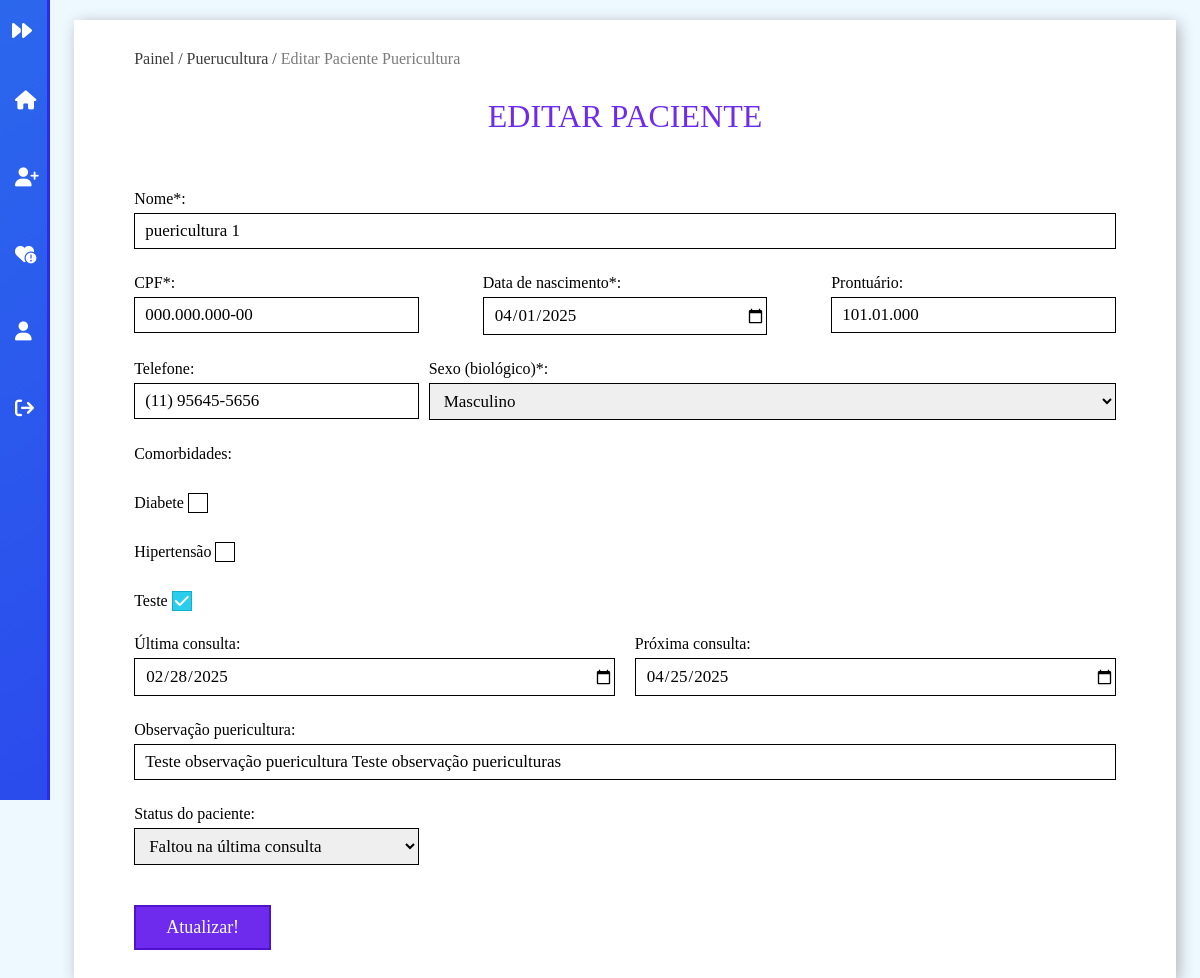
The app's page /editar_puericultura?id=3 (signed in) with its own data.
### tables this page shows
CREATE TABLE `paciente` (
  `id` int(11) NOT NULL,
  `agente_id` int(11) DEFAULT NULL,
  `nome` varchar(255) NOT NULL,
  `prontuario` varchar(10) NOT NULL,
  `cpf` varchar(14) NOT NULL,
  `nascimento` date NOT NULL,
  `telefone` varchar(20) DEFAULT NULL,
  `sexo` varchar(9) NOT NULL,
  `comorbidade` text DEFAULT NULL,
  `legenda_id` int(11) DEFAULT NULL,
  `vacina_dengue` tinyint(1) DEFAULT 0,
  `vacina_febre_amarela` tinyint(1) DEFAULT 0,
  `insulina` tinyint(1) DEFAULT 0,
  `gestante` tinyint(1) DEFAULT 0,
  `conduta` varchar(255) DEFAULT NULL,
  `ppn` date DEFAULT NULL,
  `observacao` text DEFAULT NULL,
  `ativo` tinyint(1) DEFAULT 1
);

CREATE TABLE `comorbidade` (
  `id` int(11) NOT NULL,
  `comorbidade` varchar(255) NOT NULL,
  `ativo` tinyint(1) DEFAULT 1
);

CREATE TABLE `consulta` (
  `id` int(11) NOT NULL,
  `paciente_id` int(11) DEFAULT NULL,
  `ult_consulta` date NOT NULL,
  `prox_consulta` date NOT NULL,
  `ativo` tinyint(1) DEFAULT 1
);

CREATE TABLE `legenda` (
  `id` int(11) NOT NULL,
  `descricao` varchar(255) NOT NULL,
  `ativo` tinyint(1) NOT NULL
);

### Classes/Views/MainView.php (called while the page is built, shortened)
<?php
	class MainView{
		public static function render($filename){
			include('pages/'.$filename.'.php');
		}
	}
?>

### Classes/Controllers/Editar_puericulturaController.php (called while the page is built, shortened)
<?php
	class Editar_puericulturaController{
		function index(){
			\Classes\Models\PainelModel::checkLogin('editar-puericultura');
		}
	}
?>

### Classes/Application.php (called while the page is built, shortened)
<?php
	class Application{
		private $controller;
		private function setApp(){
			$url = explode('/',@$_GET['url']);
			if($url[0] == '')
				$carregarNome= 'Painel';
			else
				$carregarNome= ucfirst(strtolower($url[0]));
			$carregarNome.='Controller';
			if (file_exists('Classes/Controllers/'.$carregarNome.'.php')) {
				$this->controller = new $carregarClasse();
			}else{
				include('Views/pages/404.php');
				die();
			}
		}
		public function run(){
	        $this->controller->index();
	    }
	}
?>

### index.php (called while the page is built, shortened)
<?php
	$app = new \Classes\Application();
	$app->run();
?>

### Classes/MySql.php (called while the page is built, shortened)
<?php
	class MySql{
		private static $pdo;
		public static function conectar(){
			if(self::$pdo == null){
				try{
					self::$pdo = new \PDO('mysql:host='.HOST.';dbname='.DATABASE,USUARIO,SENHA,array(\PDO::MYSQL_ATTR_INIT_COMMAND => "SET NAMES utf8"));
					self::$pdo->setAttribute(\PDO::ATTR_ERRMODE,\PDO::ERRMODE_EXCEPTION);
				}catch(\PDOException $e){
					die('<h2>Erro ao conectar</h2><p>Tente novamente mais tarde.</p>');
				}
			}
			return self::$pdo;
		}
	}
?>

### Classes/Models/UtilsModel.php (called while the page is built, shortened)
<?php
    class UtilsModel{
		public static function selecionar($tabela,$campo = '1',$valor = '1'){
			$sql = \Classes\MySql::conectar()->prepare("SELECT * FROM `$tabela` WHERE `ativo`= '1' AND $campo = ?");
			$sql->execute(array($valor));
			return $sql->fetch();
		}
		public static function selecionarTudo($tabela,$campo = '1',$valor = '1',$coluna = 'id',$ordem = 'ASC'){
			$sql = \Classes\MySql::conectar()->prepare("SELECT * FROM `$tabela` WHERE `ativo` = '1' AND $campo = ? ORDER BY $coluna $ordem");
			$sql->execute(array($valor));
			return $sql->fetchAll();
		}
    }
?>

### Classes/Views/pages/editar-puericultura.php (the view, shortened to what this page needs)
<?php
  include("header.php");
  $paciente = \Classes\Models\UtilsModel::selecionar('paciente', 'id', $_GET['id']);
  $observacao = explode('||', $paciente['observacao'])[0];
  $consultas = \Classes\Models\UtilsModel::selecionar('consulta', 'paciente_id', $_GET['id']);
?>
<div id="painel">
  <?php include(BASE_DIR_PAINEL.'pages/sidebar.php');?>
  <main id="painel-content">
    <div class="container">
      <div class="content">
        <div class="mapa-site">
          <a href="<?php echo INCLUDE_PATH;?>">Painel / </a> <a href="<?php echo INCLUDE_PATH;?>puericultura">Puerucultura / </a> <span>Editar paciente puericultura</span>
        </div>
        <h1>Editar paciente</h1>
        <form method="post" enctype="multipart/form-data">
            <div class="form-single w100">
                <label for="nome">Nome*: </label>
                <input type="text" id="nome" name="nome" value="<?php echo $paciente['nome'];?>" content="required">
            </div>
            <div class="form-single w30">
                <label for="cpf">CPF*: </label>
                <input type="text" id="cpf" name="cpf" value="<?php echo $paciente['cpf'];?>" content="required">
            </div>
            <div class="form-single w30">
                <label for="nascimetno">Data de nascimento*: </label>
                <input type="date" id="nascimetno" name="nascimetno" value="<?php echo $paciente['nascimento'];?>" max="<?php echo date('Y-m-d'); ?>" content="required">
            </div>
            <div class="form-single w30">
                <label for="prontuario">Prontuário: </label>
                <input type="text" id="prontuario" value="<?php echo $paciente['prontuario'];?>" name="prontuario">
            </div>
            <div class="form-single w30">
                <label for="telefone">Telefone: </label>
                <input type="text" id="telefone" value="<?php echo $paciente['telefone'];?>" name="telefone">
            </div>
            <div class="form-single w70">
              <label for="sexo">Sexo (biológico)*: </label>
              <select id="sexo" name="sexo" content="required">
                <option value="masculino" <?php echo ($paciente['sexo'] == 'masculino') ? 'selected' : ''; ?>>Masculino</option>
              </select>
            </div>
            <div class="form-single w100">
                <p>Comorbidades: </p>
                <?php
                    $comorbidades = \Classes\Models\UtilsModel::selecionarTudo('comorbidade');
                    foreach ($comorbidades as $key => $value) { ?>
                    <div class="form-single">
                        <label for="cat_<?php echo $value['id']?>"><?php echo ucfirst($value['comorbidade'])?> </label>
                        <label for="cat_<?php echo $value['id']?>" class="checkbox-custom"><i class="fa-solid fa-check"></i></label>
                    </div>
                <?php } ?>
            </div>
            <div class="form-single w50">
                <label for="ult_consulta">Última consulta: </label>
                <input type="date" id="ult_consulta" name="ult_consulta" value="<?php echo @$consultas['ult_consulta'];?>">
            </div>
            <div class="form-single w50">
                <label for="prox_consulta">Próxima consulta: </label>
                <input type="date" id="prox_consulta" name="prox_consulta" value="<?php echo @$consultas['prox_consulta'];?>">
            </div>
            <div class="form-single w100">
              <label for="observacao">Observação puericultura: </label>
              <input type="text" id="observacao" name="observacao" value="<?php echo $observacao;?>" maxCaracter="60">
            </div>
            <div class="form-single w30">
              <label for="status">Status do paciente:</label>
              <select name="status" id="status">
              <?php
                $legenda = \Classes\Models\UtilsModel::selecionarTudo('legenda');
                foreach ($legenda as $key => $value) {
              ?>
                <option value="<?php echo $value['id']?>" <?php echo ($paciente['legenda_id'] == $value['id']) ? 'selected' : '' ?>><?php echo $value['descricao']?></option>
              <?php } ?>
              </select>
            </div>
            <div class="form-single w100">
              <input type="submit" class="btn-input" name="editar-puericultura" value="Atualizar!">
            </div>
        </form>
      </div>
    </div>
  </main>
</div>
<?php
    include("footer.php");
?>

### Classes/Views/css/style.css (style rules this page uses)
* { padding: 0; margin: 0; box-sizing: border-box; font-family: verdana; text-decoration: none; }
:root { --color-1: #2aceec; --color-1-hover: #12AFCB; --color-2: #6F2BED; --color-2-hover: #5212CB; --color-3: #2B7DED; --color-3-hover: #125FCB; --color-white: #F0FCFE; --color-black: #032025; --color-error: #ED2B2B; --color-error-hover: #B81111; --color-sucesso: #2BED64; --color-sucesso-hover: #10B843; --color-warning: #EDC62C; --color-warning-hover: #CBA612; }
html,body { height: 100%; background-color: #EDF8FF; }
.container { margin: 0 auto; padding: 0 2%; width: 100%; max-width: 1500px; background: white; }
.content { margin: 0 auto; padding: 0 2%; width: 100%; max-width: 1024px; }
.w30 { width: 29% !important; }
.w50 { width: 49% !important; }
.w70 { width: 70% !important; }
.w100 { width: 100% !important; }
.btn-input { margin-top: 15px; font-size: 18px; color: var(--color-white); background-color: var(--color-2); padding: 10px 30px; cursor: pointer; transition: 0.3s; border: 2px solid var(--color-2-hover); }

### Classes/Views/css/painel.css (style rules this page uses)
:root { --nao-passa: #aef132; --visita-domiciliar: #5636e6; --faz-tempo: #E06666; --mudou-recusa: #FF0000; --faltou-ultima: #00f5e9; }
main { padding: 0 2%; }
main .container { margin-top: 20px; padding: 30px 2%; min-width: 250px; }
#painel-content { position:absolute; left: 50px; width: calc(100% - 50px); }
#painel-content .container { box-shadow: 3px 3px 15px -1px #ACACAC; }
.mapa-site { text-transform:capitalize; color: #7b7b7b; }
.mapa-site a { color: #646464; }
.mapa-site a { color: #3b3b3b; }
#painel-content h1 { text-align: center; padding: 30px 0; color: var(--color-2); text-transform: uppercase; font-weight: normal; }
form { display: flex; flex-wrap: wrap; justify-content: space-between; }
form .form-single { margin-top: 25px; }
form input:not([type="submit"]) { outline: none; width: 100%; font-size: 17px; padding: 7px 0; padding-left: 10px; margin-top: 5px; border: 1px solid black; }
form input:not([type="submit"]), form textarea, form select { outline: none; width: 100%; font-size: 17px; padding: 7px 0; padding-left: 10px; margin-top: 5px; border: 1px solid black; }
form input[type="checkbox"]:checked ~ .checkbox-custom { background-color: var(--color-1); border:1px solid var(--color-1-hover); }
form input[type="checkbox"]:checked ~ .checkbox-custom i { display: inline; }
form .checkbox-custom i { position: absolute; top: 1px; left: 2px; display: none; color: white; }
form .checkbox-custom { cursor: pointer; display: inline-block; width: 20px; height: 20px; border:1px solid black; font-size: 16px; position: relative; top: 5px; transition: 0.3s; }

### records on screen
paciente: nome "puericultura 1", cpf "000.000.000-00", nascimetno "04/01/2025", prontuario "101.01.000", telefone "(11) 95645-5656", sexo "Masculino", observacao "Teste observação puericultura Teste observação puericulturas", status "Faltou na última consulta"
comorbidade: comorbidade "Diabete"
comorbidade: comorbidade "Hipertensão"
comorbidade: comorbidade "Teste"
consulta: ult_consulta "02/28/2025", prox_consulta "04/25/2025"
